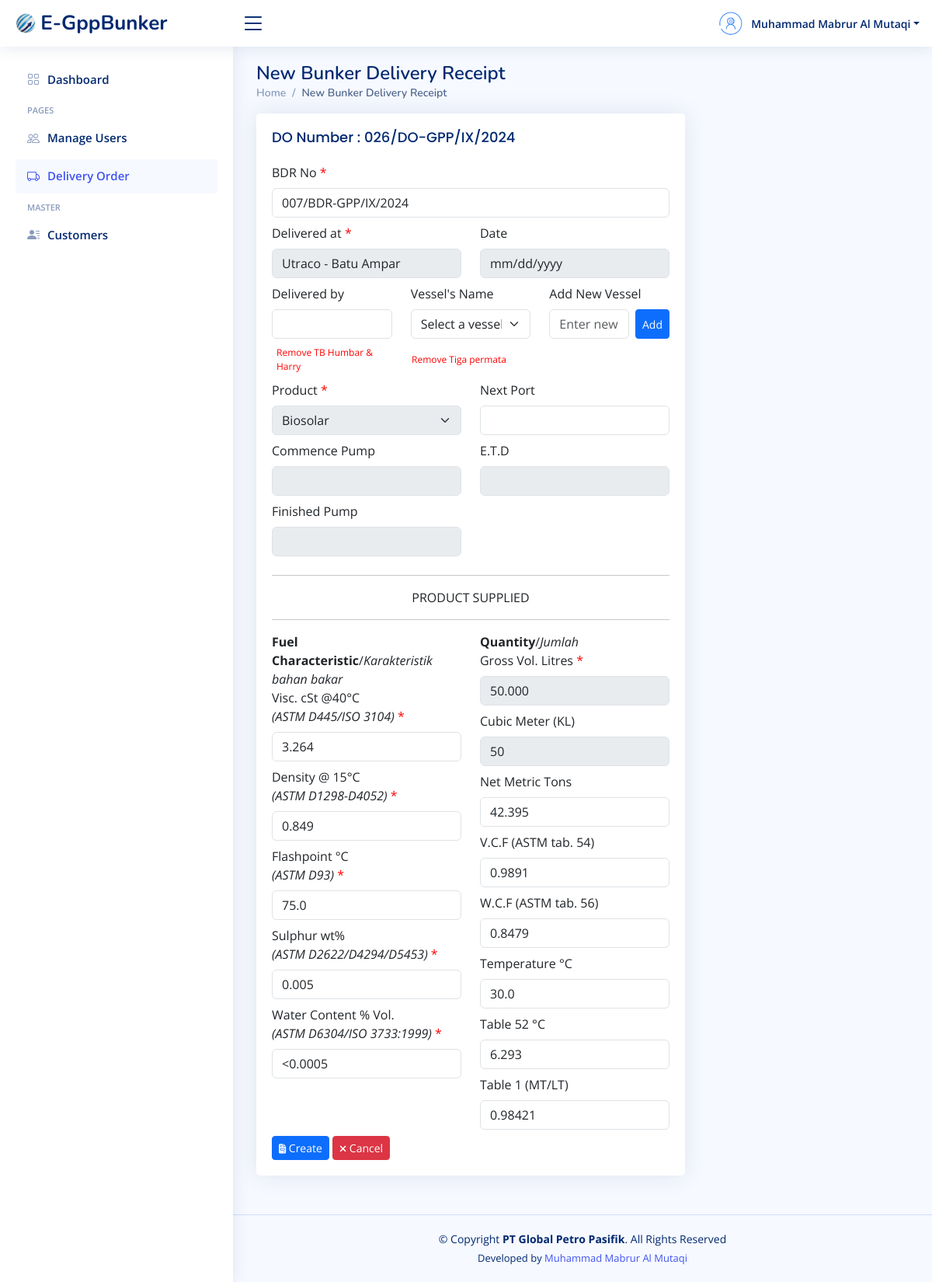
Page /tambah-bdr.php?id_do=25 (signed in) on the earlier database version.
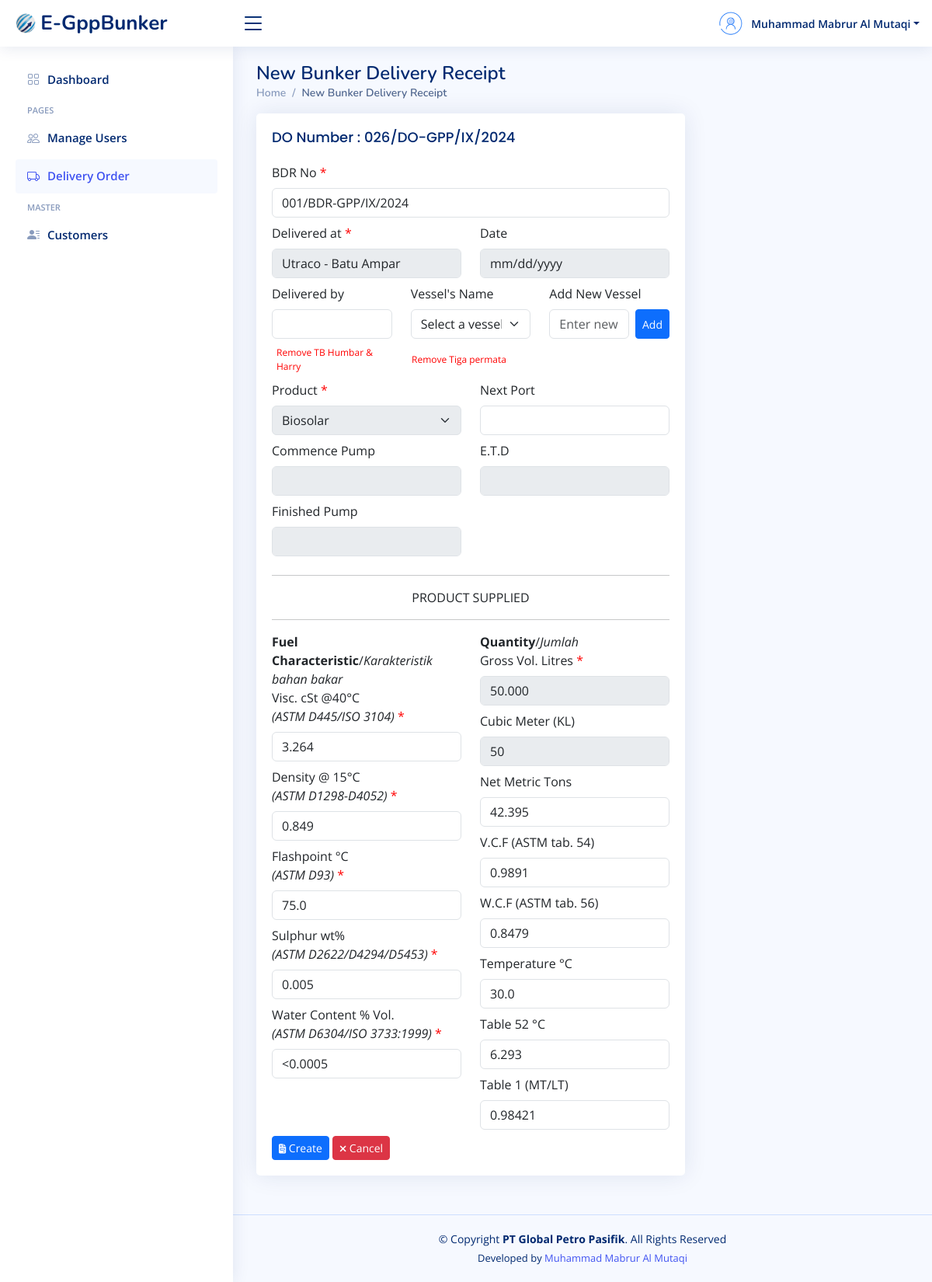
Same page on the later database version.
### tables this page shows
CREATE TABLE `delivery_order` (
  `id_do` int(10) NOT NULL,
  `po_number` varchar(50) DEFAULT NULL,
  `do_number` varchar(50) NOT NULL,
  `do_date` date DEFAULT NULL,
  `customer_id` int(10) NOT NULL,
  `product` varchar(60) NOT NULL,
  `armada` varchar(60) NOT NULL,
  `quantity` bigint(15) NOT NULL,
  `driver` varchar(50) DEFAULT NULL,
  `departure_time` varchar(30) DEFAULT NULL,
  `arrival_time` varchar(30) DEFAULT NULL,
  `loading_port` varchar(50) NOT NULL,
  `discharging_port` varchar(50) NOT NULL,
  `commence_pump` varchar(30) DEFAULT NULL,
  `finished_pump` varchar(30) DEFAULT NULL,
  `seal_number1` varchar(30) DEFAULT NULL,
  `seal_number2` varchar(30) DEFAULT NULL
);

CREATE TABLE `bdr` (
  `id_bdr` int(10) NOT NULL,
  `do_id` int(10) NOT NULL,
  `bdr_no` varchar(50) NOT NULL,
  `delivered_by` varchar(50) DEFAULT NULL,
  `vessel_cust` varchar(60) DEFAULT NULL,
  `next_port` varchar(60) DEFAULT NULL,
  `visc` varchar(10) NOT NULL,
  `density` varchar(10) NOT NULL,
  `flashpoint` varchar(10) NOT NULL,
  `sulphur` varchar(10) NOT NULL,
  `water_content` varchar(10) NOT NULL,
  `net_metric_ton` varchar(15) NOT NULL,
  `vcf` varchar(10) NOT NULL,
  `wcf` varchar(10) NOT NULL,
  `temp` varchar(10) NOT NULL,
  `table_52` varchar(10) NOT NULL,
  `table_1` varchar(10) NOT NULL
);

### koneksi.php (called while the page is built, shortened)
<?php
$host = "localhost";
$user = "root";
$pass = "78789898";
$db = "egppbunker";
$koneksi = mysqli_connect($host, $user, $pass, $db);
function query($query){
	global $koneksi;
	$result = mysqli_query($koneksi, $query);
	$rows = [];
	while ($row = mysqli_fetch_assoc($result) ) {
		$rows[] = $row;
	}
	return $rows;
}
function generateBdrNumber() {
    global $koneksi;
    $query = "SELECT bdr_no FROM bdr ORDER BY id_bdr DESC LIMIT 1";
    $result = mysqli_query($koneksi, $query);
    $last_bdr_no_assoc = mysqli_fetch_assoc($result);
    if ($last_bdr_no_assoc) {
        $last_bdr_no = $last_bdr_no_assoc['bdr_no'];
    } else {
        $last_bdr_no = null;
    }
    $last_no = $last_bdr_no ? (int)explode('/', $last_bdr_no)[0] : 0;
    $new_no = str_pad($last_no + 1, 3, '0', STR_PAD_LEFT);
    $month = date('n');
    $month_romawi = ['I', 'II', 'III', 'IV', 'V', 'VI', 'VII', 'VIII', 'IX', 'X', 'XI', 'XII'];
    $current_month_romawi = $month_romawi[$month - 1];
    $year = date('Y');
    return "{$new_no}/BDR-GPP/{$current_month_romawi}/{$year}";
}
 ?>

### tambah-bdr.php (the view, shortened to what the rows shown need)
<?php
    include "koneksi.php";
    $id_do = mysqli_real_escape_string($koneksi, $_GET['id_do']);
    $delivery = query("SELECT * FROM delivery_order WHERE id_do=$id_do")[0];
    $selectedDischargingPort = $delivery['discharging_port'];
    $generated_bdr_number = generateBdrNumber();
?>
<!DOCTYPE html>
<html lang="en">
<?php
    include "layouts/head-css.php";
?>
<body>
  <main id="main" class="main">
    <div class="pagetitle">
      <h1>New Bunker Delivery Receipt</h1>
    </div>
    <section class="section">
        <div class="row">
            <div class="col-lg-8">
                <div class="card">
                    <div class="card-body">
                        <h5 class="card-title">DO Number : <?= $delivery['do_number']?></h5>
                    <form action="" method="post">
                        <div class="mb-2">
                            <label for="bdr_no" class="form-label">BDR No <span id="x">*</span></label>
                            <input type="text" class="form-control" name="bdr_no" id="bdr_no" value="<?php echo htmlspecialchars($generated_bdr_number); ?>" readonly>
                        </div>
                        <div class="row">
                            <div class="col-lg-6 col-md-6 col-sm-12">
                                <div class="mb-2">
                                    <label for="discharging_port" class="form-label">Delivered at <span id="x">*</span></label>
                                    <input type="text" value="<?= $selectedDischargingPort?>" class="form-control" disabled>
                                </div>
                            </div>
                        </div>
                        <div class="row">
                        </div>
                        <div class="row mt-2">
                        </div>
                        <div class="row">
                        </div>
                        <div class="row">
                        </div>
                        <div class="text-center">
                        </div>
                        <div class="row">
                            <?php
                                $quantity = $delivery['quantity'];
                                $wcf = 0.8479;
                            ?>
                            <div class="col-lg-6 col-md-6 col-sm-12">
                                <div class="mb-2">
                                    <label for="quantity" class="form-label">Gross Vol. Litres <span id="x">*</span></label>
                                    <input type="text" class="form-control" value="<?= number_format($quantity, 0, ',', '.') ?>" disabled>
                                </div>
                                <div class="mb-2">
                                    <label for="cubic_meter" class="form-label">Cubic Meter (KL)</label>
                                    <input type="text" id="cubic_meter" class="form-control" value="<?= number_format($quantity / 1000, 0, ',', '.') ?>" disabled>
                                </div>
                                <div class="mb-2">
                                    <label for="net_metric_ton" class="form-label">Net Metric Tons</label>
                                    <input type="text" id="net_metric_ton" name="net_metric_ton" class="form-control" value="<?= number_format(($quantity * $wcf / 1000), 3, '.', '.') ?>" readonly>
                                </div>
                            </div>
                        </div>
                        <div class="text-left">
                        </div>
                    </form>
                    </div>
                </div>
            </div>
        </div>
    </section>
  </main>
</body>
</html>

Differences in the rows shown:
removed bdr: bdr_no "007/BDR-GPP/IX/2024"
Other differences:
form field bdr_no: (not shown) → "001/BDR-GPP/IX/2024"
